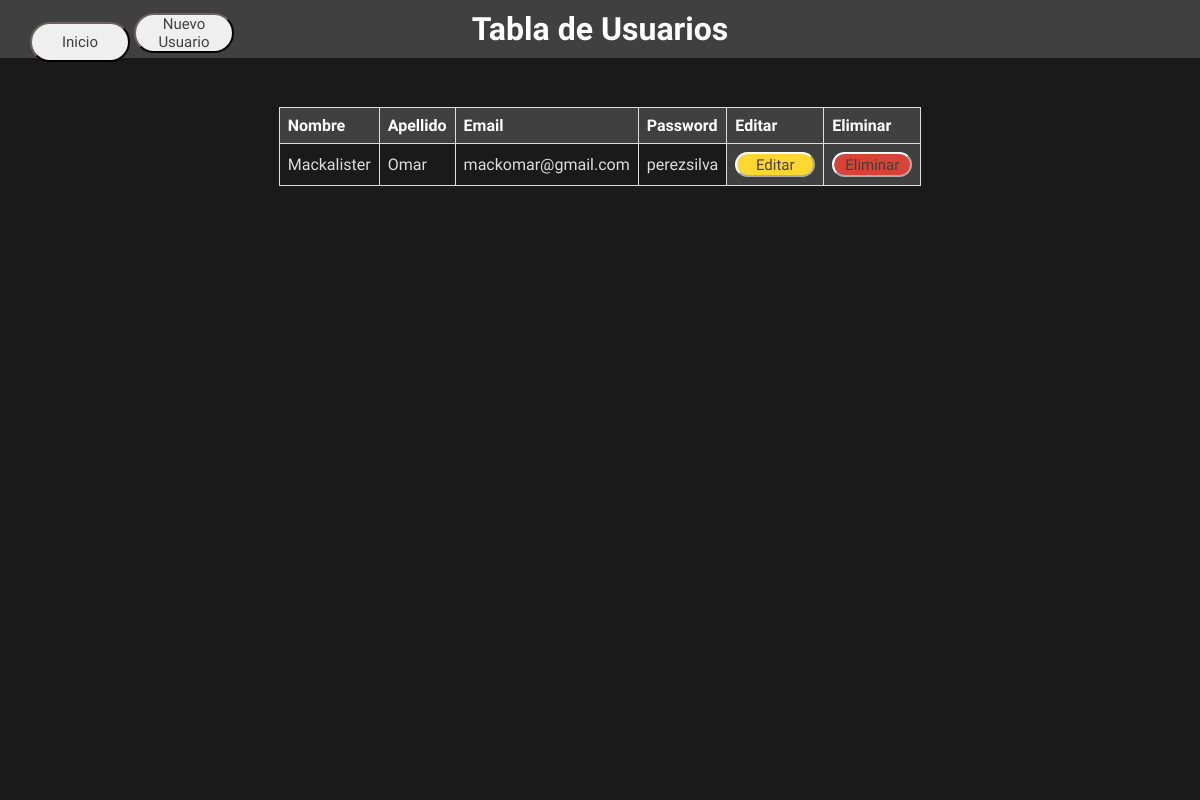
The page /usuarios/visualizar/ on the database as committed earlier.
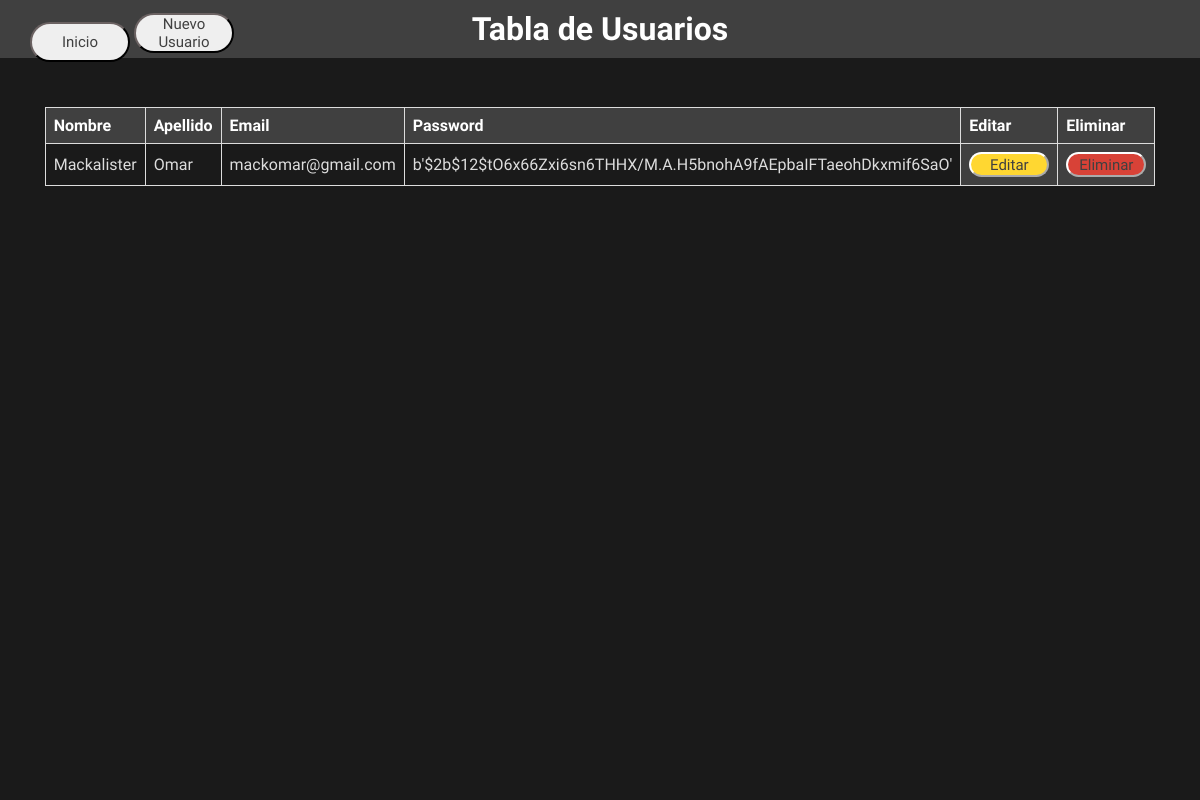
The same page on the database as committed later.
### usuarios/models.py (models this page shows, shortened)
class Usuario (models.Model):
    Nombre = models.CharField (max_length=50 , blank=False , null=False)
    Apellido = models.CharField (max_length=50 , blank=False , null=False)
    Email = models.CharField (max_length=50 , blank=False , null=False , unique=True)
    Password = models.CharField (max_length=50 , blank=False , null=False)

### usuarios/views.py (the view)
# urls.py: path('visualizar', views.visualizar_hoja , name='visualizar_hoja'),
def visualizar (request):
    get_usuarios = Usuario.objects.all()
    data = {
        'get_usuarios': get_usuarios
    }
    return render(request , 'tabla_users.html' , data)

### templates/tabla_users.html (shortened to what this page needs)
{% load static %}
<!DOCTYPE html>
<html lang="en">
<head>
    <link href="{%static 'css/tabla_users.css'%}" rel="stylesheet" />
</head>
<body>
    <header>
    <h1>Tabla de Usuarios</h1>
    </header>
    <div class="capa"></div>
    <nav>
        <button class="btn-retorno" type="submit">
            <a href="{%url 'admin_index' %}">Inicio</a>
        </button>
        <button class="btn-retorno" type="submit">
            <a href="{%url 'registro' %}">Nuevo Usuario</a>
        </button>
    </nav>
    <main>
      <div class="table-container">
        <table>
            <tr>
                <th>Nombre</th>
                <th>Apellido</th>
                <th>Email</th>
                <th>Password</th>
                <th>Editar</th>
                <th>Eliminar</th>
            </tr>
            {%for user in get_usuarios%}
            <tr>
              <td>{{user.Nombre}}</td>
              <td>{{user.Apellido}}</td>
              <td>{{user.Email}}</td>
              <td>{{user.Password}}</td>
              <th> <button class="btn-retornos" type="submit">
                <a href="{% url 'editar_usuario' user.id %}">Editar</a>
            </button> </th>
            <th> <button class="btn-retorn" type="submit">
                <a href="{% url 'eliminar_usuario' user.id %}">Eliminar</a>
            </button> </th>
            </tr>
            {%endfor%}
        </table>
      </div>
    </main>
  </body>
</html>

### HumanTalentSena/static/css/tabla_users.css (style rules this page uses)
* { margin: 0; padding: 0; box-sizing: border-box; font-family: 'Akshar', sans-serif; }
body { background-color: #404040; height: 100% ; width: 100%; background-repeat: no-repeat; }
.capa { position: fixed; width: 100%; height: 100vh; background: rgba(0,0,0,0.6); z-index: -1; top: 0;left: 0; }
.btn-retornos { width: 80px; height: 25px; background-color: #ffd731; border-color: #fff; border-radius: 20px; font-family: 'Akshar', sans-serif; font-size: 15px; cursor: pointer; transition: all .4s ease-in-out; }
.btn-retorn { width: 80px; height: 25px; background-color: #d84237; border-color: #fff; border-radius: 20px; font-family: 'Akshar', sans-serif; font-size: 15px; cursor: pointer; transition: all .4s ease-in-out; }
.btn-retorno { width: 100px; height: 40px; border-color: #171515; border-radius: 20px; translate: 30px -45px ; font-family: 'Akshar', sans-serif; font-size: 15px; cursor: pointer; }
a { text-decoration: none; color: #404040; }
.table-container { width: 100%; }
table { display: flex; width: 100%; border-collapse: collapse; justify-content: center; align-items: center; }
th, td { border: 1px solid #ddd; padding: 8px; text-align: left; color: #ddd }
th { background-color: #404040; color:#fff; }
header { background-color: #404040; color: #fff; text-align: center; padding: 10px; }

Rows that differ between the two databases and show on the page:
changed Usuario "Mackalister": Password "perezsilva" → "b'$2b$12$tO6x66Zxi6sn6THHX/M.A.H5bnohA9fAEpbaIFTaeohDkxmif6SaO'"
